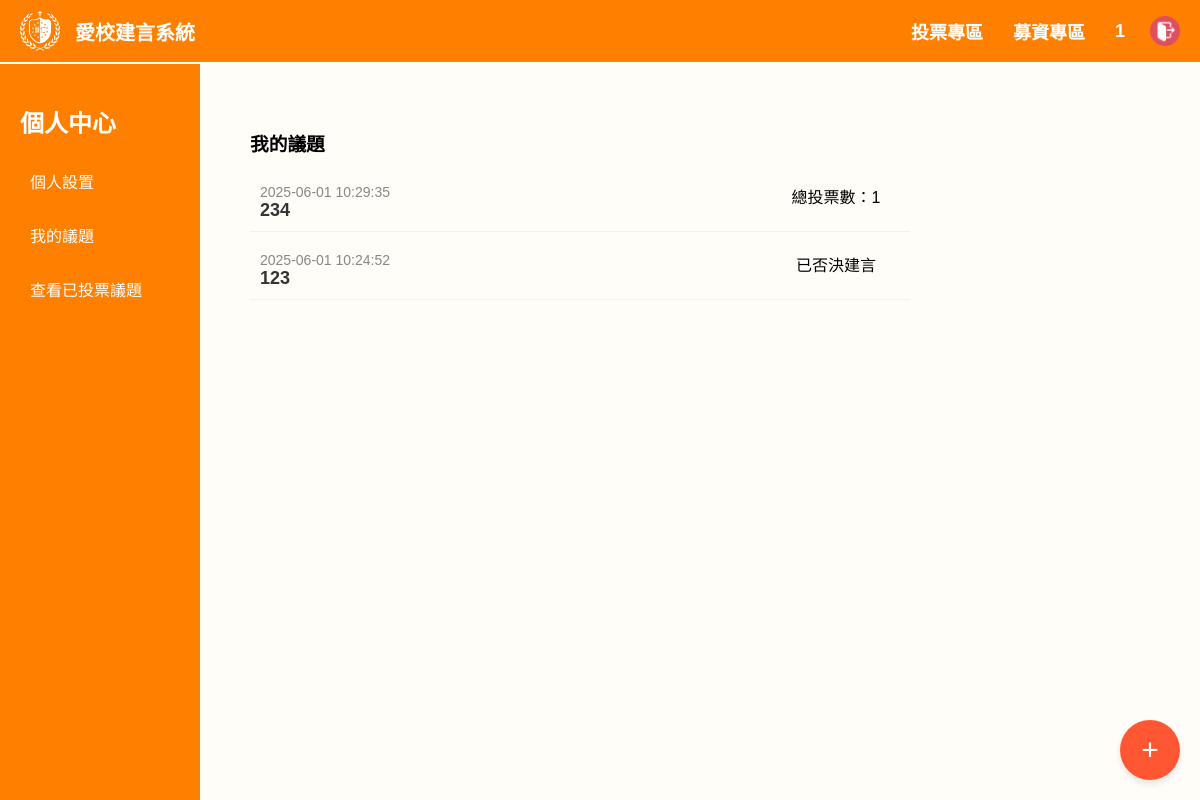
The app's page /my_topics.php (signed in), older data.
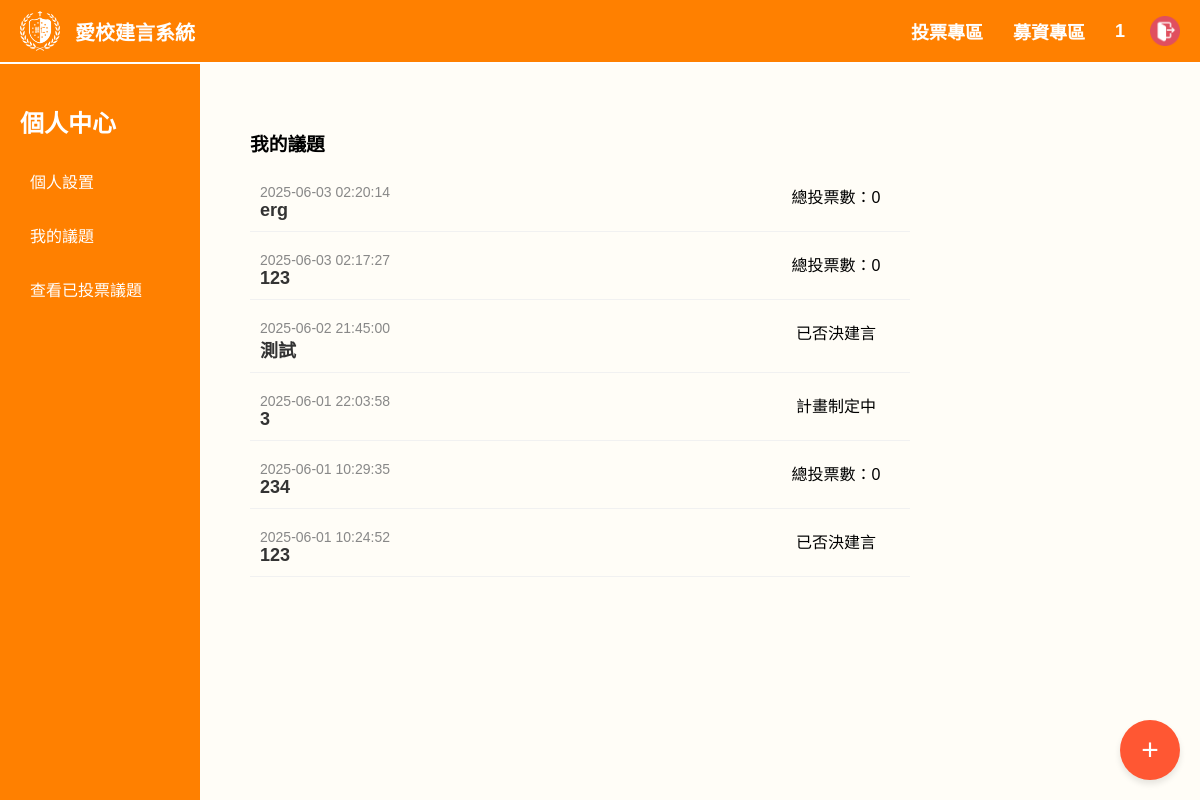
The same page, newer data.
### tables this page shows
CREATE TABLE `event` (
  `e_id` int(50) NOT NULL,
  `e_title` varchar(100) NOT NULL COMMENT '標題',
  `e_text` varchar(500) NOT NULL COMMENT '內文',
  `e_time` datetime NOT NULL COMMENT '日期',
  `accounts` int(50) NOT NULL COMMENT '提案人帳號',
  `e_type` int(10) NOT NULL
);

### my_topics.php (the view, shortened to what this page needs)
<?php
include("db.php");
include("header.php");
$sql = "SELECT e.e_id, e.e_title, e.e_text, e.e_time FROM event e
        WHERE e.accounts = ?
        LIMIT ? OFFSET ?";
if (isset($_GET['search'])) {
    $search_keyword = mysqli_real_escape_string($conn, $_GET['search']);
    $sql = "SELECT * FROM event WHERE e_title LIKE '%$search_keyword%' OR e_text LIKE '%$search_keyword%' ORDER BY e_time DESC";
} else {
    $sql = "SELECT * FROM event ORDER BY e_time DESC";
}
$result = mysqli_query($conn, $sql);
?>
<!DOCTYPE html>
<html lang="zh-TW">
<head>
    <link rel="stylesheet" href="setting.css">
</head>
<body class="mytopics_body">
    <div class="mytopics_sidebar">
        <h2 class="mytopics_sidebar_title">個人中心</h2>
        <a href="self.php" class="mytopics_sidebar_link">個人設置</a>
        <a href="my_topics.php" class="mytopics_sidebar_link">我的議題</a>
        <a href="view_voted_topics.php" class="mytopics_sidebar_link">查看已投票議題</a>
    </div>
    <div class="mytopics_container">
        <h3 class="mytopics_heading">我的議題</h3>
        <?php
if ($result->num_rows > 0) {
    while ($row = $result->fetch_assoc()) {
        $eventDate = new DateTime($row['e_time']);
        $now = new DateTime();
        $interval = $eventDate->diff($now);
        $isOverThreeMonths = ($interval->m + $interval->y * 12) >= 3;
        if ($_SESSION['acc'] == $row['accounts']) {
?>
            <div class="index_main-news-mess">
                <div class="index-mess-left" onclick="window.location.href='eve_post.php?e_id=<?php echo $row['e_id']; ?>'">
                    <div class="index_mess-date"><?php echo $row['e_time']; ?></div>
                    <div class="index_mess-title"><?php echo $row['e_title']; ?></div>
                </div>
                <div class="index-mess-right">
                    <?php
                    $e_id = $row['e_id'];
                    $sqla = "SELECT * FROM audit WHERE e_id = $e_id";
                    $resulta = mysqli_query($conn, $sqla);
                    $rowa = mysqli_fetch_assoc($resulta);
                    if ($isOverThreeMonths) {
                        if (isset($rowa['a_acc'])) {
                            switch ($rowa['situation']) {
                                case 1:
                                    echo "已審核通過";
                                    break;
                                case 2:
                                    echo "已否決建言";
                                    break;
                                case 3:
                                    echo "投票未通過";
                                    break;
                                case 4:
                                    echo "計畫制定中";
                                    break;
                                case 5:
                                    echo "正在募資中";
                                    break;
                                case 6:
                                    echo "計畫進行中";
                                    break;
                                case 7:
                                    echo "申訴期間";
                                    break;
                                case 8:
                                    echo "建言已結案";
                                    break;
                            }
                        } else {
                            echo "已結束待審核";
                        }
                    } else {
                        if (isset($rowa['a_acc'])) {
                            switch ($rowa['situation']) {
                                case 2:
                                    echo "已否決建言";
                                    break;
                                case 4:
                                    echo "計畫制定中";
                                    break;
                            }
                        } else {
                            $sql3 = "SELECT COUNT(*) AS vote_count FROM vote WHERE e_id = '{$row['e_id']}'";
                            $result3 = mysqli_query($conn, $sql3);
                            $row3 = mysqli_fetch_assoc($result3);
                            echo "總投票數：", $row3['vote_count'];
                        }
                    }
                    ?>
                </div>
            </div>
<?php
        }
    }
} else {
    echo "<p>您尚未發表過議題</p>";
}
?>
    </div>
    <?php if (isset($_SESSION['permissions']) && $_SESSION['permissions'] == 1): ?>
        <?php include('eve_add.php'); ?>
    <?php endif; ?>
</body>
</html>

### header.php (shortened to what this page needs)
<?php
$is_logged_in = isset($_SESSION['name']);
?>
<!DOCTYPE html>
<html lang="zh-TW">
<head>
    <link rel="stylesheet" href="setting.css">
</head>
<body>
    <div class="header_navbar">
        <div class="header_logo">
            <div class="header_logo-image" onclick="window.location.href='index.php';"></div>
            <a href="index.php" class="header_logo-title">愛校建言系統</a>
        </div>
        <div class="header_links">
            <?php if (isset($_SESSION['permissions']) && $_SESSION['permissions'] == 1) { ?>
                <a href="vote.php" class="header_link">投票專區</a>
            <?php } ?>
            <a href="fundraise.php" class="header_link">募資專區</a>
            <?php if ($is_logged_in): ?>
                <a href="self.php" class="header_link"><?php echo $_SESSION['name']; ?></a>
                <div class="header_logout-icon" onclick="showLogoutConfirm()"></div>
            <?php else: ?>
                <a href="login.php" class="header_link">登入</a>
            <?php endif; ?>
        </div>
    </div>
</body>
</html>

### eve_add.php (shortened to what this page needs)
<button class="addmes_add-button-right-bottom" onclick="openForm()" title="新增我的議題">+</button>

### setting.css (style rules this page uses)
:root { --orange1: #ff8000; --orange2: #FFAF60; --color-white: #fefefe; }
* { box-sizing: border-box; }
html, body { font-family: '微軟正黑體', arial; background-color: #f4f4f4; margin: 0; padding: 0; width: 100%; height: 100%; z-index: 100; }
.header_navbar { width: 100%; height: 64px; background-color: var(--orange1); position: fixed; z-index: 1000; display: flex; align-items: center; top: 0; padding: 0 20px; min-width: 1200px; justify-content: space-between; border-bottom: 2px solid #fff; }
.header_logo { display: flex; align-items: center; width: auto; }
.header_logo-image { width: 40px; height: 40px; background-image: url('./images/school.png'); background-size: contain; background-repeat: no-repeat; background-position: center; cursor: pointer; }
.header_logo-title { font-size: 20px; font-weight: 900; color: var(--color-white); margin-left: 15px; text-decoration: none; }
.header_links { display: flex; align-items: center; justify-content: flex-end; width: auto; }
.header_link { color: var(--color-white); font-weight: 600; font-size: 18px; text-decoration: none; transition: all .3s; padding: 0 15px; }
.header_logout-icon { width: 30px; height: 30px; background-image: url('./images/logout.png'); background-size: contain; background-repeat: no-repeat; margin-left: 10px; cursor: pointer; }
body { font-family: '微軟正黑體', sans-serif; background-color: #f4f4f4; margin: 0; padding: 0; padding-top: 80px; }
.index_main-news-mess { padding: 10px; margin: 10px 0; border-bottom: 1px solid #f1f1f1; cursor: pointer; display: flex; }
.index-mess-left { width: 80%; height: 100%; }
.index-mess-right { width: 20%; height: 100%; display: flex; justify-content: space-around; }
.index_mess-date { font-size: 14px; color: #888888; }
.index_mess-title { font-size: 18px; color: #333333; font-weight: bold; }
.mytopics_body { font-family: '微軟正黑體', arial; background-color: #fffdf7; margin: 0; padding-top: 80px; display: flex; }
.mytopics_sidebar { width: 200px; background-color: var(--orange1); padding: 20px; color: white; height: 100vh; position: fixed; top: 64px; left: 0; z-index: 10; }
.mytopics_sidebar a { display: block; color: white; padding: 10px; text-decoration: none; margin: 10px 0; border-radius: 5px; font-size: 16px; }
.mytopics_container { margin-left: 220px; width: 60%; min-width: 700px; padding: 30px; }
.addmes_add-button-right-bottom { position: fixed; bottom: 20px; right: 20px; width: 60px; height: 60px; background-color: #ff5733; color: white; font-size: 30px; border-radius: 50%; border: none; cursor: pointer; display: flex; justify-content: center; align-items: center; box-shadow: 0 4px 6px rgba(0, 0, 0, 0.1); }

Row changes from the older to the newer data that the page shows:
added event: e_time "2025-06-03 02:20:14", e_title "erg", vote_count "0"
added event: e_time "2025-06-03 02:17:27", e_title "123", vote_count "0"
added event: e_time "2025-06-02 21:45:00", e_title "測試", shows "已否決建言"
added event: e_time "2025-06-01 22:03:58", e_title "3", shows "計畫制定中"
computed for event (number 5 of 6 on the later page): vote_count "1" → "0"
